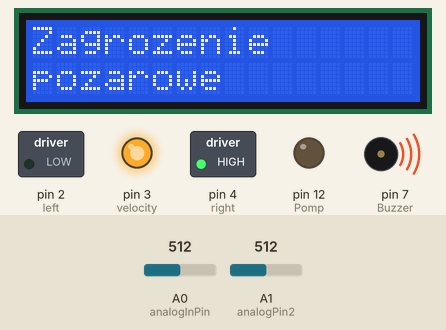
Recording of a sketch running on a simulated Arduino Uno, built with avr-gcc and run on an emulated ATmega328P. On the bench: 16×2 character LCD, switched loads named in the sketch (green lamp = pin HIGH), output pins drawn as LEDs (lit = HIGH), buzzer (waves = sounding, pin HIGH). The test bench sets the inputs (shaded band); at power-on: A1 (analogPin2) = 512, A0 (analogInPin) = 512. What the sketch prints to the serial monitor is not drawn.

Above: at 0.96 s.
1.3 s: A1 (analogPin2) set to 290
At 2.29 s:
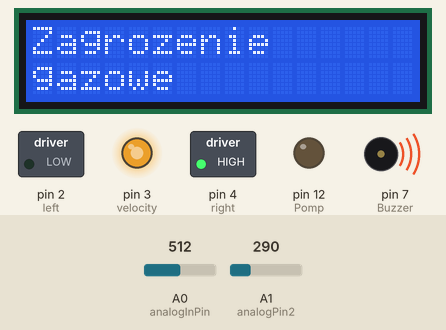
4.5 s: A0 (analogInPin) set to 122
At 5.91 s:
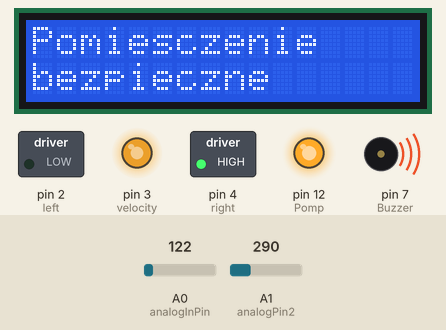
7.9 s: A1 (analogPin2) set to 120
At 9.5 s:
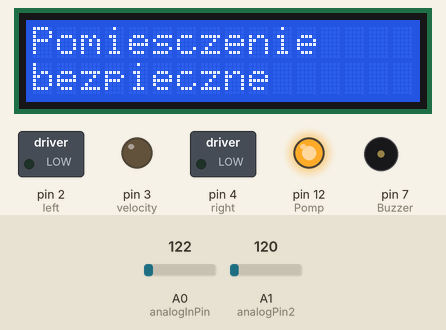
10.2 s: A1 (analogPin2) set to 141
12.2 s: A1 (analogPin2) set to 162
At 13.04 s:
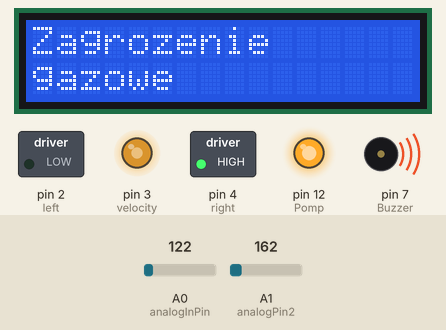
14.9 s: A0 (analogInPin) set to 140
At 15.6 s:
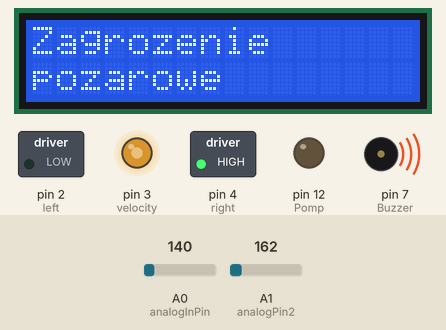
Timing chart, 0 to 17.9 s (numbered marks = the images above; inputs shaded):
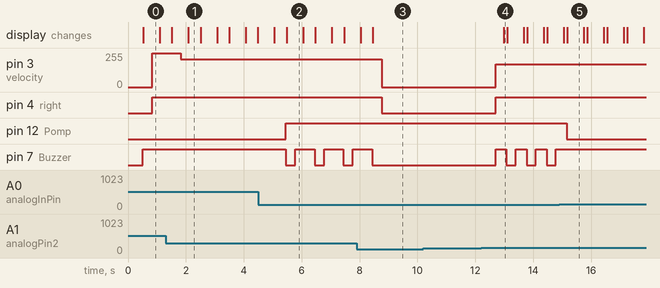

Measured:
- the behaviour switches between 150 and 151 on A1 (analogPin2) (found by bisection; images 3 and 4)
- after the input at 1.3 s, pin 3 (velocity): 255/255 → 210/255 after 0.52 s
- after the input at 4.5 s, pin 12 (Pomp): LOW → HIGH after 0.96 s; pin 7 (Buzzer): alternates HIGH for 0.67 s and LOW for 0.32 s, starting after 0.96 s; the display: first differs from a run without the input after 0.98 s (image 2)
- after the input at 7.9 s, pin 3 (velocity): 210/255 → 0/255 after 0.86 s; pin 4 (right): HIGH → LOW after 0.86 s; pin 7 (Buzzer): goes on until 8.4 s, then stays LOW
- after the input at 10.2 s, every drawn part: stays the same
- after the input at 12.2 s, pin 3 (velocity): 0/255 → 170/255 after 0.51 s; pin 4 (right): LOW → HIGH after 0.51 s; pin 7 (Buzzer): alternates HIGH for 0.37 s and LOW for 0.32 s, starting after 0.51 s; the display: changes after 0.78 s (image 4)
- after the input at 14.9 s, pin 12 (Pomp): HIGH → LOW after 0.26 s; pin 7 (Buzzer): stops changing and stays HIGH; the display: first differs from a run without the input after 0.28 s (image 5)
- what the display in image 0 shows lasts 0.6 s, from 0.5 s to 1.1 s

The sketch:

Safety-system.ino
```cpp
#define Pomp 12
#define left 2
#define velocity 3
#define right 4
#define Buzzer 7


#include <Wire.h>
#include <LiquidCrystal_I2C.h>

LiquidCrystal_I2C lcd(0x27,16,2);
const int analogInPin = A0;
const int analogPin2 = A1;
int sensorValue = 0;
int outputValue = 0;
int sensorValue2 = 0;
int outputValue2 = 0;


void setup() {
  pinMode(Pomp, OUTPUT);
  pinMode(left, OUTPUT);
  pinMode(velocity, OUTPUT);
  pinMode(right, OUTPUT);
  pinMode(Buzzer, OUTPUT);
  Serial.begin(9600);
  lcd.init();
  lcd.backlight();
  lcd.print("Pomiesczenie");
  lcd.setCursor(0,1);
  lcd.print("bezpieczne");
}

void loop() {
  motor_control();
  sensors_control();
  pomp_control();

}

void pomp_control()
{


  if(sensorValue>130)
  {
  digitalWrite(Pomp, LOW);
  digitalWrite(Buzzer, HIGH);
  lcd.clear();
  lcd.print("Zagrozenie");
  lcd.setCursor(0,1);
  lcd.print("pozarowe");
   delay(300);
  }

  if(sensorValue < 130)
  {
  digitalWrite(Pomp, HIGH);
  digitalWrite(Buzzer, LOW);
  lcd.clear();
  lcd.print("Pomiesczenie");
  lcd.setCursor(0,1);
  lcd.print("bezpieczne");
  delay(300);

  }


}


void sensors_control()

{
sensorValue = analogRead(A0);
outputValue = map(sensorValue, 0, 1023, 0, 255);
sensorValue2 = analogRead(A1);
outputValue2 = map(sensorValue2, 0, 1023, 0, 255);


  Serial.println("sensor1: ");
  Serial.println(sensorValue);

  Serial.println("sensor2: ");
  Serial.println(sensorValue2);

  delay(100);
}


void motor_control()


{
  if(sensorValue2 > 150 && sensorValue2 < 250)
  {
  analogWrite(velocity, 170);
  digitalWrite(right, HIGH);
  digitalWrite(Buzzer, HIGH);
  delay(250);
  lcd.clear();
  lcd.print("Zagrozenie");
  lcd.setCursor(0,1);
  lcd.print("gazowe");
  Serial.println("speed1");
  }

  else if(sensorValue2 > 250 && sensorValue2 < 300)
  {
  analogWrite(velocity, 210);
  digitalWrite(right, HIGH);
  digitalWrite(Buzzer, HIGH);
  delay(250);
  lcd.clear();
  lcd.print("Zagrozenie");
  lcd.setCursor(0,1);
  lcd.print("gazowe");
  delay(300);
  Serial.println("speed2");
  }

  else if(sensorValue2 > 300)
  {
  analogWrite(velocity, 255);
  digitalWrite(right, HIGH);
  digitalWrite(Buzzer, HIGH);
  delay(250);
  lcd.clear();
  lcd.print("Zagrozenie");
  lcd.setCursor(0,1);
  lcd.print("gazowe");
  delay(300);
  Serial.println("speed3");
  }
  else if(sensorValue2 < 125)
  {
  digitalWrite(velocity, LOW);
  digitalWrite(right, LOW);
  digitalWrite(Buzzer, LOW);
  lcd.clear();
  lcd.print("Pomiesczenie");
  lcd.setCursor(0,1);
  lcd.print("bezpieczne");
  delay(300);
  }

}
```
